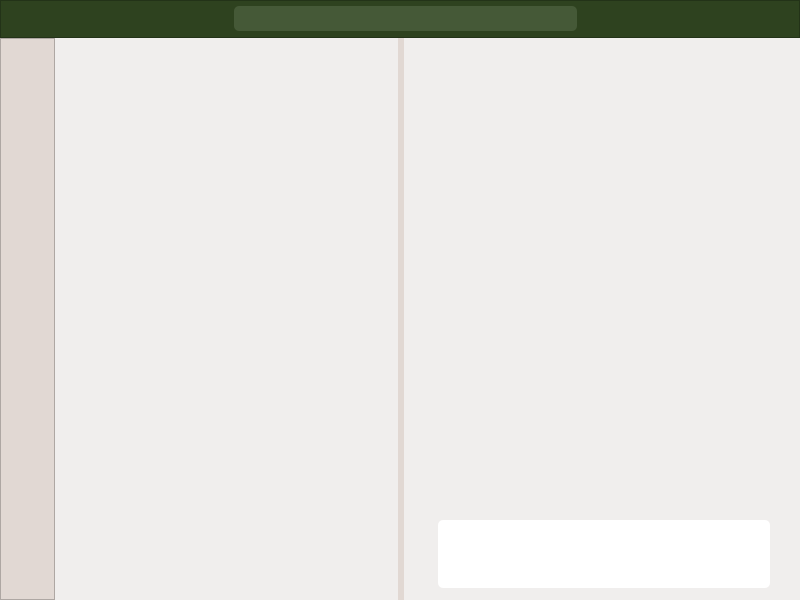
<?xml version="1.0" encoding="UTF-8"?>
<ui version="4.0">
 <class>MainWindow</class>
 <widget class="QMainWindow" name="MainWindow">
  <property name="enabled">
   <bool>true</bool>
  </property>
  <property name="geometry">
   <rect>
    <x>0</x>
    <y>0</y>
    <width>800</width>
    <height>600</height>
   </rect>
  </property>
  <property name="minimumSize">
   <size>
    <width>800</width>
    <height>600</height>
   </size>
  </property>
  <property name="maximumSize">
   <size>
    <width>16777215</width>
    <height>16777215</height>
   </size>
  </property>
  <property name="windowTitle">
   <string>MainWindow</string>
  </property>
  <property name="styleSheet">
   <string notr="true">QScrollBar:vertical {
        width: 8px;
        background: #FFFFFF;
    }



    QScrollBar::handle {
        background: #455937;
        border-radius: 5px;
    }
    QScrollBar::handle:vertical {
        height: 25px;
    }</string>
  </property>
  <widget class="QWidget" name="centralwidget">
   <property name="styleSheet">
    <string notr="true">background-color: #E1D8D3;</string>
   </property>
   <layout class="QGridLayout" name="gridLayout">
    <property name="leftMargin">
     <number>0</number>
    </property>
    <property name="topMargin">
     <number>0</number>
    </property>
    <property name="rightMargin">
     <number>0</number>
    </property>
    <property name="bottomMargin">
     <number>0</number>
    </property>
    <property name="spacing">
     <number>0</number>
    </property>
    <item row="2" column="1" colspan="2">
     <widget class="QScrollArea" name="scrollArea">
      <property name="sizePolicy">
       <sizepolicy hsizetype="Expanding" vsizetype="Expanding">
        <horstretch>0</horstretch>
        <verstretch>0</verstretch>
       </sizepolicy>
      </property>
      <property name="minimumSize">
       <size>
        <width>0</width>
        <height>100</height>
       </size>
      </property>
      <property name="layoutDirection">
       <enum>Qt::LeftToRight</enum>
      </property>
      <property name="styleSheet">
       <string notr="true">border: none;</string>
      </property>
      <property name="verticalScrollBarPolicy">
       <enum>Qt::ScrollBarAsNeeded</enum>
      </property>
      <property name="horizontalScrollBarPolicy">
       <enum>Qt::ScrollBarAlwaysOff</enum>
      </property>
      <property name="widgetResizable">
       <bool>true</bool>
      </property>
      <widget class="QWidget" name="widgetContents">
       <property name="geometry">
        <rect>
         <x>0</x>
         <y>0</y>
         <width>392</width>
         <height>421</height>
        </rect>
       </property>
       <property name="focusPolicy">
        <enum>Qt::NoFocus</enum>
       </property>
       <property name="toolTip">
        <string>&lt;html&gt;&lt;head/&gt;&lt;body&gt;&lt;p&gt;&lt;br/&gt;&lt;/p&gt;&lt;/body&gt;&lt;/html&gt;</string>
       </property>
       <property name="styleSheet">
        <string notr="true">background-color: #F0EEED;
border: none;</string>
       </property>
       <layout class="QGridLayout" name="gridLayout_2">
        <property name="leftMargin">
         <number>0</number>
        </property>
        <property name="topMargin">
         <number>0</number>
        </property>
        <property name="rightMargin">
         <number>0</number>
        </property>
        <property name="bottomMargin">
         <number>0</number>
        </property>
        <item row="0" column="0">
         <layout class="QVBoxLayout" name="layoutContent">
          <property name="spacing">
           <number>12</number>
          </property>
          <property name="sizeConstraint">
           <enum>QLayout::SetNoConstraint</enum>
          </property>
          <property name="leftMargin">
           <number>34</number>
          </property>
          <property name="topMargin">
           <number>0</number>
          </property>
          <property name="rightMargin">
           <number>25</number>
          </property>
          <property name="bottomMargin">
           <number>0</number>
          </property>
         </layout>
        </item>
       </layout>
      </widget>
     </widget>
    </item>
    <item row="1" column="0" rowspan="4" alignment="Qt::AlignLeft">
     <widget class="QWidget" name="widgetLeftMenu" native="true">
      <property name="sizePolicy">
       <sizepolicy hsizetype="Fixed" vsizetype="Preferred">
        <horstretch>0</horstretch>
        <verstretch>0</verstretch>
       </sizepolicy>
      </property>
      <property name="minimumSize">
       <size>
        <width>400</width>
        <height>0</height>
       </size>
      </property>
      <property name="styleSheet">
       <string notr="true"/>
      </property>
      <layout class="QHBoxLayout" name="horizontalLayout_4">
       <property name="spacing">
        <number>0</number>
       </property>
       <property name="leftMargin">
        <number>0</number>
       </property>
       <property name="topMargin">
        <number>0</number>
       </property>
       <property name="rightMargin">
        <number>6</number>
       </property>
       <property name="bottomMargin">
        <number>0</number>
       </property>
       <item>
        <layout class="QHBoxLayout" name="layoutLeftMenu">
         <property name="spacing">
          <number>0</number>
         </property>
         <property name="topMargin">
          <number>0</number>
         </property>
         <item alignment="Qt::AlignLeft">
          <widget class="QFrame" name="frameParams">
           <property name="sizePolicy">
            <sizepolicy hsizetype="Fixed" vsizetype="Preferred">
             <horstretch>53</horstretch>
             <verstretch>0</verstretch>
            </sizepolicy>
           </property>
           <property name="minimumSize">
            <size>
             <width>53</width>
             <height>0</height>
            </size>
           </property>
           <property name="styleSheet">
            <string notr="true">background-color:#E1D8D3;</string>
           </property>
           <property name="frameShape">
            <enum>QFrame::StyledPanel</enum>
           </property>
           <property name="frameShadow">
            <enum>QFrame::Raised</enum>
           </property>
           <layout class="QHBoxLayout" name="horizontalLayout_2">
            <property name="leftMargin">
             <number>0</number>
            </property>
            <property name="topMargin">
             <number>0</number>
            </property>
            <property name="rightMargin">
             <number>0</number>
            </property>
            <property name="bottomMargin">
             <number>0</number>
            </property>
            <item>
             <layout class="QVBoxLayout" name="layoutParams">
              <property name="bottomMargin">
               <number>12</number>
              </property>
              <item>
               <widget class="QPushButton" name="buttonSettings">
                <property name="sizePolicy">
                 <sizepolicy hsizetype="Fixed" vsizetype="Fixed">
                  <horstretch>0</horstretch>
                  <verstretch>0</verstretch>
                 </sizepolicy>
                </property>
                <property name="minimumSize">
                 <size>
                  <width>53</width>
                  <height>20</height>
                 </size>
                </property>
                <property name="maximumSize">
                 <size>
                  <width>53</width>
                  <height>16777215</height>
                 </size>
                </property>
                <property name="styleSheet">
                 <string notr="true">border:none;</string>
                </property>
                <property name="text">
                 <string/>
                </property>
                <property name="iconSize">
                 <size>
                  <width>22</width>
                  <height>22</height>
                 </size>
                </property>
               </widget>
              </item>
             </layout>
            </item>
           </layout>
          </widget>
         </item>
         <item>
          <widget class="QScrollArea" name="scrollAreaGroup">
           <property name="sizePolicy">
            <sizepolicy hsizetype="Fixed" vsizetype="Expanding">
             <horstretch>0</horstretch>
             <verstretch>0</verstretch>
            </sizepolicy>
           </property>
           <property name="minimumSize">
            <size>
             <width>343</width>
             <height>0</height>
            </size>
           </property>
           <property name="maximumSize">
            <size>
             <width>343</width>
             <height>16777215</height>
            </size>
           </property>
           <property name="styleSheet">
            <string notr="true">border:none;</string>
           </property>
           <property name="widgetResizable">
            <bool>true</bool>
           </property>
           <widget class="QWidget" name="groupsWidget">
            <property name="geometry">
             <rect>
              <x>0</x>
              <y>0</y>
              <width>343</width>
              <height>560</height>
             </rect>
            </property>
            <property name="styleSheet">
             <string notr="true">background-color: #F0EEED;
border: none;</string>
            </property>
            <layout class="QGridLayout" name="gridLayout_6">
             <property name="leftMargin">
              <number>0</number>
             </property>
             <property name="topMargin">
              <number>0</number>
             </property>
             <property name="rightMargin">
              <number>0</number>
             </property>
             <property name="bottomMargin">
              <number>0</number>
             </property>
             <item row="0" column="0">
              <layout class="QVBoxLayout" name="groupLayout">
               <property name="sizeConstraint">
                <enum>QLayout::SetNoConstraint</enum>
               </property>
               <property name="leftMargin">
                <number>10</number>
               </property>
               <property name="topMargin">
                <number>13</number>
               </property>
               <property name="rightMargin">
                <number>19</number>
               </property>
               <property name="bottomMargin">
                <number>13</number>
               </property>
              </layout>
             </item>
            </layout>
           </widget>
          </widget>
         </item>
        </layout>
       </item>
      </layout>
     </widget>
    </item>
    <item row="3" column="1">
     <widget class="QWidget" name="widget" native="true">
      <property name="sizePolicy">
       <sizepolicy hsizetype="Preferred" vsizetype="Fixed">
        <horstretch>0</horstretch>
        <verstretch>0</verstretch>
       </sizepolicy>
      </property>
      <property name="minimumSize">
       <size>
        <width>0</width>
        <height>87</height>
       </size>
      </property>
      <property name="styleSheet">
       <string notr="true">background-color: #F0EEED;</string>
      </property>
      <layout class="QGridLayout" name="gridLayout_3">
       <property name="leftMargin">
        <number>34</number>
       </property>
       <property name="topMargin">
        <number>2</number>
       </property>
       <property name="rightMargin">
        <number>30</number>
       </property>
       <property name="bottomMargin">
        <number>12</number>
       </property>
       <item row="1" column="0">
        <widget class="QFrame" name="frame">
         <property name="sizePolicy">
          <sizepolicy hsizetype="Preferred" vsizetype="Fixed">
           <horstretch>0</horstretch>
           <verstretch>0</verstretch>
          </sizepolicy>
         </property>
         <property name="minimumSize">
          <size>
           <width>0</width>
           <height>68</height>
          </size>
         </property>
         <property name="styleSheet">
          <string notr="true">background-color: #FFFFFF;
border-radius: 5px;</string>
         </property>
         <property name="frameShape">
          <enum>QFrame::StyledPanel</enum>
         </property>
         <property name="frameShadow">
          <enum>QFrame::Raised</enum>
         </property>
         <layout class="QGridLayout" name="gridLayout_4">
          <item row="0" column="0">
           <widget class="QLineEdit" name="lineEdit">
            <property name="styleSheet">
             <string notr="true">height:25px;
  border-radius: 100px;
color:#000;
</string>
            </property>
           </widget>
          </item>
          <item row="0" column="1">
           <widget class="QPushButton" name="buttonSendMes">
            <property name="sizePolicy">
             <sizepolicy hsizetype="Fixed" vsizetype="Fixed">
              <horstretch>0</horstretch>
              <verstretch>0</verstretch>
             </sizepolicy>
            </property>
            <property name="minimumSize">
             <size>
              <width>31</width>
              <height>31</height>
             </size>
            </property>
            <property name="styleSheet">
             <string notr="true">height:25px;
  border-radius: 100px;
color:#000;
</string>
            </property>
            <property name="text">
             <string/>
            </property>
            <property name="icon">
             <iconset>
              <normaloff>send.png</normaloff>send.png</iconset>
            </property>
            <property name="iconSize">
             <size>
              <width>31</width>
              <height>31</height>
             </size>
            </property>
           </widget>
          </item>
         </layout>
        </widget>
       </item>
       <item row="0" column="0">
        <spacer name="verticalSpacer">
         <property name="orientation">
          <enum>Qt::Vertical</enum>
         </property>
         <property name="sizeHint" stdset="0">
          <size>
           <width>0</width>
           <height>15</height>
          </size>
         </property>
        </spacer>
       </item>
      </layout>
     </widget>
    </item>
    <item row="0" column="0" colspan="3">
     <widget class="QFrame" name="frameHeader">
      <property name="minimumSize">
       <size>
        <width>0</width>
        <height>38</height>
       </size>
      </property>
      <property name="styleSheet">
       <string notr="true">background-color:#2E421F;</string>
      </property>
      <property name="frameShape">
       <enum>QFrame::StyledPanel</enum>
      </property>
      <property name="frameShadow">
       <enum>QFrame::Raised</enum>
      </property>
      <layout class="QHBoxLayout" name="horizontalLayout">
       <property name="leftMargin">
        <number>0</number>
       </property>
       <property name="topMargin">
        <number>0</number>
       </property>
       <property name="rightMargin">
        <number>0</number>
       </property>
       <property name="bottomMargin">
        <number>0</number>
       </property>
       <item>
        <layout class="QHBoxLayout" name="layoutHeader">
         <property name="spacing">
          <number>0</number>
         </property>
         <property name="sizeConstraint">
          <enum>QLayout::SetDefaultConstraint</enum>
         </property>
         <property name="leftMargin">
          <number>0</number>
         </property>
         <item>
          <widget class="QPushButton" name="srch_icon">
           <property name="sizePolicy">
            <sizepolicy hsizetype="Fixed" vsizetype="Preferred">
             <horstretch>0</horstretch>
             <verstretch>0</verstretch>
            </sizepolicy>
           </property>
           <property name="minimumSize">
            <size>
             <width>53</width>
             <height>0</height>
            </size>
           </property>
           <property name="maximumSize">
            <size>
             <width>53</width>
             <height>16777215</height>
            </size>
           </property>
           <property name="styleSheet">
            <string notr="true">border:none;</string>
           </property>
           <property name="text">
            <string/>
           </property>
          </widget>
         </item>
         <item>
          <widget class="QLineEdit" name="lineEdit_3">
           <property name="sizePolicy">
            <sizepolicy hsizetype="Fixed" vsizetype="Fixed">
             <horstretch>20</horstretch>
             <verstretch>0</verstretch>
            </sizepolicy>
           </property>
           <property name="minimumSize">
            <size>
             <width>343</width>
             <height>25</height>
            </size>
           </property>
           <property name="styleSheet">
            <string notr="true">background-color: #455937;
border:none;
border-radius:5px;</string>
           </property>
          </widget>
         </item>
         <item>
          <widget class="QPushButton" name="buttonConnect">
           <property name="sizePolicy">
            <sizepolicy hsizetype="Fixed" vsizetype="Fixed">
             <horstretch>30</horstretch>
             <verstretch>0</verstretch>
            </sizepolicy>
           </property>
           <property name="minimumSize">
            <size>
             <width>30</width>
             <height>0</height>
            </size>
           </property>
           <property name="styleSheet">
            <string notr="true">border:none;
margin-left:9px;</string>
           </property>
           <property name="text">
            <string/>
           </property>
           <property name="iconSize">
            <size>
             <width>85</width>
             <height>19</height>
            </size>
           </property>
          </widget>
         </item>
        </layout>
       </item>
      </layout>
     </widget>
    </item>
    <item row="1" column="1">
     <widget class="QFrame" name="frame_2">
      <property name="sizePolicy">
       <sizepolicy hsizetype="Preferred" vsizetype="Fixed">
        <horstretch>0</horstretch>
        <verstretch>0</verstretch>
       </sizepolicy>
      </property>
      <property name="minimumSize">
       <size>
        <width>0</width>
        <height>0</height>
       </size>
      </property>
      <property name="maximumSize">
       <size>
        <width>16777215</width>
        <height>43</height>
       </size>
      </property>
      <property name="styleSheet">
       <string notr="true">background-color: #F0EEED;
border:none;</string>
      </property>
      <property name="frameShape">
       <enum>QFrame::StyledPanel</enum>
      </property>
      <property name="frameShadow">
       <enum>QFrame::Raised</enum>
      </property>
      <layout class="QGridLayout" name="gridLayout_5">
       <property name="leftMargin">
        <number>0</number>
       </property>
       <item row="0" column="0">
        <spacer name="verticalSpacer_2">
         <property name="orientation">
          <enum>Qt::Vertical</enum>
         </property>
         <property name="sizeHint" stdset="0">
          <size>
           <width>20</width>
           <height>20</height>
          </size>
         </property>
        </spacer>
       </item>
      </layout>
     </widget>
    </item>
   </layout>
  </widget>
 </widget>
 <tabstops>
  <tabstop>scrollArea</tabstop>
 </tabstops>
 <resources/>
 <connections/>
</ui>
